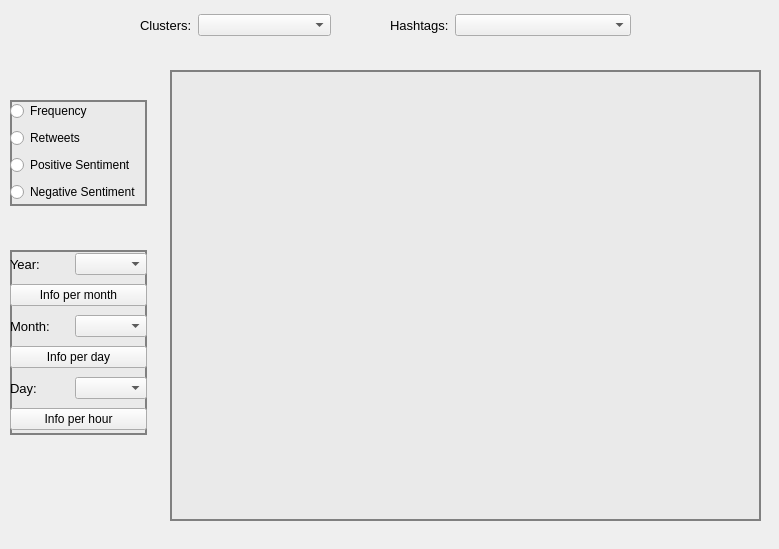
<?xml version="1.0" encoding="UTF-8"?>
<ui version="4.0">
 <class>widget_hashtags_per_cluster</class>
 <widget class="QWidget" name="widget_hashtags_per_cluster">
  <property name="geometry">
   <rect>
    <x>0</x>
    <y>0</y>
    <width>779</width>
    <height>549</height>
   </rect>
  </property>
  <property name="windowTitle">
   <string>Form</string>
  </property>
  <widget class="QLabel" name="label_graph">
   <property name="geometry">
    <rect>
     <x>170</x>
     <y>70</y>
     <width>591</width>
     <height>451</height>
    </rect>
   </property>
   <property name="styleSheet">
    <string notr="true">QLabel#label_graph { 
	background-color: rgb(234, 234, 234);
     border: 2px solid gray; 
  
 } </string>
   </property>
   <property name="text">
    <string/>
   </property>
  </widget>
  <widget class="QWidget" name="layoutWidget">
   <property name="geometry">
    <rect>
     <x>390</x>
     <y>10</y>
     <width>241</width>
     <height>31</height>
    </rect>
   </property>
   <layout class="QHBoxLayout" name="hlayout_hashtags" stretch="1,6">
    <item>
     <widget class="QLabel" name="label_2">
      <property name="font">
       <font>
        <pointsize>10</pointsize>
       </font>
      </property>
      <property name="text">
       <string>Hashtags:</string>
      </property>
     </widget>
    </item>
    <item>
     <widget class="QComboBox" name="combo_hashtags"/>
    </item>
   </layout>
  </widget>
  <widget class="QWidget" name="widget" native="true">
   <property name="geometry">
    <rect>
     <x>10</x>
     <y>100</y>
     <width>137</width>
     <height>106</height>
    </rect>
   </property>
   <property name="styleSheet">
    <string notr="true">QWidget#widget { 
	background-color: rgb(234, 234, 234);
     border: 2px solid gray; 
  
 } </string>
   </property>
   <layout class="QHBoxLayout" name="horizontalLayout_4">
    <item>
     <layout class="QVBoxLayout" name="verticalLayout_2">
      <item>
       <widget class="QRadioButton" name="radio_frequency">
        <property name="text">
         <string>Frequency</string>
        </property>
       </widget>
      </item>
      <item>
       <widget class="QRadioButton" name="radio_retweets">
        <property name="text">
         <string>Retweets</string>
        </property>
       </widget>
      </item>
      <item>
       <widget class="QRadioButton" name="radio_positive_sentiment">
        <property name="text">
         <string>Positive Sentiment</string>
        </property>
       </widget>
      </item>
      <item>
       <widget class="QRadioButton" name="radio_negative_sentiment">
        <property name="text">
         <string>Negative Sentiment</string>
        </property>
       </widget>
      </item>
     </layout>
    </item>
   </layout>
  </widget>
  <widget class="QWidget" name="widget_2" native="true">
   <property name="geometry">
    <rect>
     <x>10</x>
     <y>250</y>
     <width>137</width>
     <height>185</height>
    </rect>
   </property>
   <property name="styleSheet">
    <string notr="true">QWidget#widget_2 { 
	background-color: rgb(234, 234, 234);
     border: 2px solid gray; 
  
 } </string>
   </property>
   <layout class="QHBoxLayout" name="horizontalLayout_5">
    <item>
     <layout class="QVBoxLayout" name="verticalLayout">
      <item>
       <layout class="QHBoxLayout" name="horizontalLayout">
        <item>
         <widget class="QLabel" name="label">
          <property name="font">
           <font>
            <pointsize>10</pointsize>
           </font>
          </property>
          <property name="text">
           <string>Year:</string>
          </property>
         </widget>
        </item>
        <item>
         <widget class="QComboBox" name="combo_year"/>
        </item>
       </layout>
      </item>
      <item>
       <widget class="QPushButton" name="button_info_per_month">
        <property name="text">
         <string>Info per month</string>
        </property>
       </widget>
      </item>
      <item>
       <layout class="QHBoxLayout" name="horizontalLayout_2">
        <item>
         <widget class="QLabel" name="label_3">
          <property name="font">
           <font>
            <pointsize>10</pointsize>
           </font>
          </property>
          <property name="text">
           <string>Month:</string>
          </property>
         </widget>
        </item>
        <item>
         <widget class="QComboBox" name="combo_month"/>
        </item>
       </layout>
      </item>
      <item>
       <widget class="QPushButton" name="button_info_per_day">
        <property name="text">
         <string>Info per day</string>
        </property>
       </widget>
      </item>
      <item>
       <layout class="QHBoxLayout" name="horizontalLayout_3">
        <item>
         <widget class="QLabel" name="label_4">
          <property name="font">
           <font>
            <pointsize>10</pointsize>
           </font>
          </property>
          <property name="text">
           <string>Day:</string>
          </property>
         </widget>
        </item>
        <item>
         <widget class="QComboBox" name="combo_day"/>
        </item>
       </layout>
      </item>
      <item>
       <widget class="QPushButton" name="button_info_per_hour">
        <property name="text">
         <string>Info per hour</string>
        </property>
       </widget>
      </item>
     </layout>
    </item>
   </layout>
  </widget>
  <widget class="QWidget" name="layoutWidget_2">
   <property name="geometry">
    <rect>
     <x>140</x>
     <y>10</y>
     <width>191</width>
     <height>31</height>
    </rect>
   </property>
   <layout class="QHBoxLayout" name="hlayout_cluster" stretch="1,6">
    <item>
     <widget class="QLabel" name="label_5">
      <property name="font">
       <font>
        <pointsize>10</pointsize>
       </font>
      </property>
      <property name="text">
       <string>Clusters:</string>
      </property>
     </widget>
    </item>
    <item>
     <widget class="QComboBox" name="combo_cluster"/>
    </item>
   </layout>
  </widget>
 </widget>
 <resources/>
 <connections/>
</ui>
